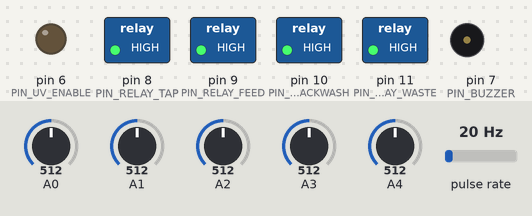
The sketch below on a simulated Arduino Leonardo, built with avr-gcc and run on an emulated ATmega32U4. Parts: switched loads named in the sketch (green lamp = pin HIGH), output pins drawn as LEDs (lit = HIGH), buzzer (waves = sounding, pin HIGH). Wiring (inferred from the names in the program): pulse sensor: data pin 2. The test bench sets the inputs (shaded band); at power-on: A0 = 512, A1 = 512, A2 = 512, A3 = 512, A4 = 512, pulse rate 20 Hz. What the sketch prints to the serial monitor is not drawn.

Above: at 0.05 s.
Timing chart, 0 to 3.0 s (numbered marks = the images above):
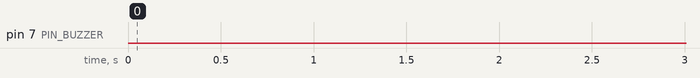

Measured:
- by itself, pin 7 (PIN_BUZZER): LOW → HIGH at 15.5 s, → LOW 0.50 s later, → HIGH 0.50 s later, → LOW 0.50 s later, … (229 changes in this stretch)

The sketch:

ProtoWaveMega.ino
```cpp
#include <avr/wdt.h>
#include <stdio.h>
#include "Actuators.h"
#include "Config.h"
#include "GsmNotifier.h"
#include "Measurements.h"
#include "SafetyPolicy.h"
#include "Sensors.h"

volatile uint32_t gFlowPulseCount = 0;

void flowPulseISR() { ++gFlowPulseCount; }

enum class SystemState : uint8_t {
  STARTUP_LOCKED,
  READY,
  UV_WARMUP,
  DISPENSING,
  FAULT_LOCKED,
  BACKWASH_ISOLATE,
  BACKWASH_REVERSE,
  BACKWASH_SETTLE
};

SensorSuite sensors;
Actuators actuators;
GsmNotifier gsm;
Measurements readings;
SafetyResult safety;

SystemState state = SystemState::STARTUP_LOCKED;
uint32_t stateSinceMs = 0;
uint32_t lastTelemetryMs = 0;
uint32_t lowFlowSinceMs = 0;
uint8_t unsafeSamples = 0;
uint8_t safeSamples = 0;
uint16_t lastFaults = FAULT_NONE;

const __FlashStringHelper* stateName(SystemState value) {
  switch (value) {
    case SystemState::STARTUP_LOCKED: return F("STARTUP_LOCKED");
    case SystemState::READY: return F("READY");
    case SystemState::UV_WARMUP: return F("UV_WARMUP");
    case SystemState::DISPENSING: return F("DISPENSING");
    case SystemState::FAULT_LOCKED: return F("FAULT_LOCKED");
    case SystemState::BACKWASH_ISOLATE: return F("BACKWASH_ISOLATE");
    case SystemState::BACKWASH_REVERSE: return F("BACKWASH_REVERSE");
    case SystemState::BACKWASH_SETTLE: return F("BACKWASH_SETTLE");
  }
  return F("UNKNOWN");
}

void enterState(SystemState next, uint32_t nowMs) {
  state = next;
  stateSinceMs = nowMs;

  switch (state) {
    case SystemState::STARTUP_LOCKED:
    case SystemState::FAULT_LOCKED: actuators.allClosed(); break;
    case SystemState::READY: actuators.serviceReady(); break;
    case SystemState::UV_WARMUP: actuators.uvWarmup(); break;
    case SystemState::DISPENSING: actuators.dispense(); break;
    case SystemState::BACKWASH_ISOLATE: actuators.isolate(); break;
    case SystemState::BACKWASH_REVERSE: actuators.reverseFlush(); break;
    case SystemState::BACKWASH_SETTLE: actuators.isolate(); break;
  }

  Serial.print(F("EVENT,state,"));
  Serial.println(stateName(state));
}

bool demandActive() { return digitalRead(cfg::PIN_DEMAND) == LOW; }
bool manualBackwashRequested() { return digitalRead(cfg::PIN_MANUAL_BACKWASH) == LOW; }

void processSafetySample(uint32_t nowMs) {
  safety = SafetyPolicy::evaluate(readings);

  if (safety.safe()) {
    unsafeSamples = 0;
    if (safeSamples < 255) ++safeSamples;
  } else {
    safeSamples = 0;
    if (unsafeSamples < 255) ++unsafeSamples;
  }

  const bool lockNow = safety.immediateLock
                    || unsafeSamples >= cfg::UNSAFE_SAMPLES_TO_LOCK;
  if (lockNow && state != SystemState::FAULT_LOCKED) {
    enterState(SystemState::FAULT_LOCKED, nowMs);
  }

  if (safety.faults != FAULT_NONE && safety.faults != lastFaults) {
    char message[161];
    snprintf(message, sizeof(message),
             "ProtoWave LOCK faults=0x%04X pH=%.2f turb=%.2fNTU TDS=%.0fppm F=%.2fmg/L V=%.1f",
             safety.faults, readings.ph, readings.turbidityNtu, readings.tdsPpm,
             readings.fluorideMgL, readings.supplyV);
    gsm.queue(message, nowMs);
  }
  lastFaults = safety.faults;

  if (state == SystemState::STARTUP_LOCKED
      && safeSamples >= cfg::SAFE_SAMPLES_TO_RECOVER) {
    enterState(SystemState::READY, nowMs);
  }

  // Recovery is deliberate: values must remain good for six samples and the
  // operator must release the demand control before water can flow again.
  if (state == SystemState::FAULT_LOCKED
      && safeSamples >= cfg::SAFE_SAMPLES_TO_RECOVER && !demandActive()) {
    enterState(SystemState::READY, nowMs);
  }
}

void checkForClogging(uint32_t nowMs) {
  if (state != SystemState::DISPENSING || !demandActive()) {
    lowFlowSinceMs = 0;
    return;
  }

  const float trigger = cfg::CLEAN_SERVICE_FLOW_LPM * cfg::BACKWASH_TRIGGER_FRACTION;
  if (readings.flowLpm < trigger) {
    if (lowFlowSinceMs == 0) lowFlowSinceMs = nowMs;
    if (nowMs - lowFlowSinceMs >= cfg::LOW_FLOW_PERSIST_MS) {
      enterState(SystemState::BACKWASH_ISOLATE, nowMs);
      lowFlowSinceMs = 0;
      gsm.queue("ProtoWave maintenance: low flow persisted; automatic backwash started.", nowMs);
    }
  } else {
    lowFlowSinceMs = 0;
  }
}

void runStateMachine(uint32_t nowMs) {
  if (state == SystemState::READY) {
    if (manualBackwashRequested()) {
      enterState(SystemState::BACKWASH_ISOLATE, nowMs);
    } else if (demandActive() && safety.safe()) {
      enterState(SystemState::UV_WARMUP, nowMs);
    }
  } else if (state == SystemState::UV_WARMUP) {
    if (!demandActive()) {
      enterState(SystemState::READY, nowMs);
    } else if (nowMs - stateSinceMs >= cfg::UV_WARMUP_MS) {
      enterState(SystemState::DISPENSING, nowMs);
    }
  } else if (state == SystemState::DISPENSING) {
    if (!demandActive()) enterState(SystemState::READY, nowMs);
  } else if (state == SystemState::BACKWASH_ISOLATE) {
    if (nowMs - stateSinceMs >= cfg::BACKWASH_ISOLATE_MS) {
      enterState(SystemState::BACKWASH_REVERSE, nowMs);
    }
  } else if (state == SystemState::BACKWASH_REVERSE) {
    if (nowMs - stateSinceMs >= cfg::BACKWASH_REVERSE_MS) {
      enterState(SystemState::BACKWASH_SETTLE, nowMs);
    }
  } else if (state == SystemState::BACKWASH_SETTLE) {
    if (nowMs - stateSinceMs >= cfg::BACKWASH_SETTLE_MS) {
      // A fresh demand action is required; do not auto-open the tap.
      enterState(safety.safe() ? SystemState::READY : SystemState::FAULT_LOCKED, nowMs);
    }
  }

  checkForClogging(nowMs);
  actuators.alarm(state == SystemState::FAULT_LOCKED && ((nowMs / 500UL) & 1U));
}

void printTelemetry(uint32_t nowMs) {
  if (nowMs - lastTelemetryMs < cfg::TELEMETRY_INTERVAL_MS) return;
  lastTelemetryMs = nowMs;

  Serial.print(F("DATA,"));
  Serial.print(nowMs);
  Serial.print(','); Serial.print(stateName(state));
  Serial.print(','); Serial.print(readings.ph, 2);
  Serial.print(','); Serial.print(readings.turbidityNtu, 2);
  Serial.print(','); Serial.print(readings.tdsPpm, 0);
  Serial.print(','); Serial.print(readings.fluorideMgL, 2);
  Serial.print(','); Serial.print(readings.flowLpm, 3);
  Serial.print(','); Serial.print(readings.supplyV, 2);
  Serial.print(F(",0x")); Serial.print(safety.faults, HEX);
  Serial.print(F(",0x")); Serial.println(safety.warnings, HEX);
}

void printStartupNotice() {
  Serial.println(F("ProtoWave Arduino Mega controller"));
  Serial.println(F("CSV: DATA,ms,state,pH,turbidity_NTU,TDS_ppm,fluoride_mgL,flow_Lpm,supply_V,faults,warnings"));
  if (!cfg::PH_CALIBRATION_VALID || !cfg::TDS_CALIBRATION_VALID
      || !cfg::TURBIDITY_CALIBRATION_VALID) {
    Serial.println(F("SAFETY LOCK: complete calibrations in Config.h before dispensing."));
  }
  if (!cfg::FLUORIDE_SENSOR_ENABLED) {
    Serial.println(F("LIMITED MONITORING: fluoride/heavy metals are not directly measured."));
  }
}

void setup() {
  wdt_disable();
  actuators.beginSafe();  // Fail closed before Serial or sensor initialization.
  pinMode(cfg::PIN_DEMAND, INPUT_PULLUP);
  pinMode(cfg::PIN_MANUAL_BACKWASH, INPUT_PULLUP);
  Serial.begin(115200);
  gsm.begin(Serial1, millis());
  sensors.begin(millis());
  attachInterrupt(digitalPinToInterrupt(cfg::PIN_FLOW_PULSE), flowPulseISR, FALLING);
  printStartupNotice();
  stateSinceMs = millis();
  wdt_enable(WDTO_8S);
}

void loop() {
  const uint32_t nowMs = millis();
  if (sensors.update(nowMs, readings)) processSafetySample(nowMs);
  runStateMachine(nowMs);
  gsm.tick(nowMs);
  printTelemetry(nowMs);
  wdt_reset();
}
```

Actuators.h
```cpp
#pragma once

#include <Arduino.h>
#include "Config.h"

class Actuators {
 public:
  void beginSafe() {
    safeOutput(cfg::PIN_RELAY_TAP);
    safeOutput(cfg::PIN_RELAY_FEED);
    safeOutput(cfg::PIN_RELAY_BACKWASH);
    safeOutput(cfg::PIN_RELAY_WASTE);
    pinMode(cfg::PIN_UV_ENABLE, OUTPUT);
    pinMode(cfg::PIN_BUZZER, OUTPUT);
    allClosed();
  }

  void allClosed() {
    tap(false);
    feed(false);
    backwash(false);
    waste(false);
    uv(false);
    buzzer(false);
  }

  void serviceReady() {
    tap(false);
    feed(true);
    backwash(false);
    waste(false);
    uv(false);
  }

  void uvWarmup() {
    tap(false);
    feed(true);
    backwash(false);
    waste(false);
    uv(true);
  }

  void dispense() {
    feed(true);
    backwash(false);
    waste(false);
    uv(true);
    tap(true);
  }

  void isolate() { allClosed(); }

  void reverseFlush() {
    tap(false);
    feed(false);
    backwash(true);
    waste(true);
    uv(false);
  }

  void alarm(bool enabled) { buzzer(enabled); }

 private:
  static void safeOutput(uint8_t pin) {
    digitalWrite(pin, cfg::RELAY_ACTIVE_LOW ? HIGH : LOW);
    pinMode(pin, OUTPUT);
  }

  static void relay(uint8_t pin, bool energized) {
    const bool level = cfg::RELAY_ACTIVE_LOW ? !energized : energized;
    digitalWrite(pin, level ? HIGH : LOW);
  }

  static void tap(bool open) { relay(cfg::PIN_RELAY_TAP, open); }
  static void feed(bool open) { relay(cfg::PIN_RELAY_FEED, open); }
  static void backwash(bool open) { relay(cfg::PIN_RELAY_BACKWASH, open); }
  static void waste(bool open) { relay(cfg::PIN_RELAY_WASTE, open); }
  static void uv(bool enabled) { digitalWrite(cfg::PIN_UV_ENABLE, enabled ? HIGH : LOW); }
  static void buzzer(bool enabled) { digitalWrite(cfg::PIN_BUZZER, enabled ? HIGH : LOW); }
};
```

GsmNotifier.h
```cpp
#pragma once

#include <Arduino.h>
#include <string.h>
#include "Config.h"

class GsmNotifier {
 public:
  void begin(HardwareSerial& modem, uint32_t nowMs) {
    modem_ = &modem;
    modem_->begin(cfg::GSM_BAUD);
    stateSinceMs_ = nowMs;
  }

  bool queue(const char* message, uint32_t nowMs) {
    if (!cfg::GSM_ENABLED || modem_ == nullptr || state_ != State::IDLE
        || nowMs - lastAlertMs_ < cfg::ALERT_COOLDOWN_MS) return false;
    strncpy(message_, message, sizeof(message_) - 1);
    message_[sizeof(message_) - 1] = '\0';
    lastAlertMs_ = nowMs;
    transition(State::SEND_AT, nowMs);
    return true;
  }

  void tick(uint32_t nowMs) {
    if (!cfg::GSM_ENABLED || modem_ == nullptr) return;
    drainResponse();

    switch (state_) {
      case State::IDLE: return;
      case State::SEND_AT:
        sendLine(F("AT"));
        transition(State::WAIT_AT, nowMs);
        break;
      case State::WAIT_AT:
        if (hasToken("OK") || timedOut(nowMs, 2500UL)) transition(State::SEND_TEXT_MODE, nowMs);
        break;
      case State::SEND_TEXT_MODE:
        sendLine(F("AT+CMGF=1"));
        transition(State::WAIT_TEXT_MODE, nowMs);
        break;
      case State::WAIT_TEXT_MODE:
        if (hasToken("OK")) transition(State::SEND_RECIPIENT, nowMs);
        else if (timedOut(nowMs, 3000UL)) finish();
        break;
      case State::SEND_RECIPIENT:
        modem_->print(F("AT+CMGS=\""));
        modem_->print(cfg::ALERT_PHONE);
        modem_->println(F("\""));
        clearResponse();
        transition(State::WAIT_PROMPT, nowMs);
        break;
      case State::WAIT_PROMPT:
        if (hasToken(">")) transition(State::SEND_BODY, nowMs);
        else if (timedOut(nowMs, 5000UL)) finish();
        break;
      case State::SEND_BODY:
        modem_->print(message_);
        modem_->write(26);
        clearResponse();
        transition(State::WAIT_SMS_RESULT, nowMs);
        break;
      case State::WAIT_SMS_RESULT:
        if (hasToken("+CMGS:")) {
          transition(cfg::GSM_VOICE_CALL_ENABLED ? State::DIAL : State::DONE, nowMs);
        } else if (timedOut(nowMs, 15000UL)) {
          finish();
        }
        break;
      case State::DIAL:
        modem_->print(F("ATD"));
        modem_->print(cfg::ALERT_PHONE);
        modem_->println(F(";"));
        transition(State::CALL_ACTIVE, nowMs);
        break;
      case State::CALL_ACTIVE:
        if (nowMs - stateSinceMs_ >= 20000UL) transition(State::HANG_UP, nowMs);
        break;
      case State::HANG_UP:
        sendLine(F("ATH"));
        transition(State::DONE, nowMs);
        break;
      case State::DONE:
        if (nowMs - stateSinceMs_ >= 500UL) finish();
        break;
    }
  }

 private:
  enum class State : uint8_t {
    IDLE, SEND_AT, WAIT_AT, SEND_TEXT_MODE, WAIT_TEXT_MODE, SEND_RECIPIENT,
    WAIT_PROMPT, SEND_BODY, WAIT_SMS_RESULT, DIAL, CALL_ACTIVE, HANG_UP, DONE
  };

  HardwareSerial* modem_ = nullptr;
  State state_ = State::IDLE;
  uint32_t stateSinceMs_ = 0;
  uint32_t lastAlertMs_ = 0 - cfg::ALERT_COOLDOWN_MS;
  char message_[161] = {0};
  char response_[96] = {0};
  uint8_t responseLength_ = 0;

  void drainResponse() {
    while (modem_->available()) {
      const char c = static_cast<char>(modem_->read());
      if (responseLength_ < sizeof(response_) - 1) {
        response_[responseLength_++] = c;
        response_[responseLength_] = '\0';
      }
    }
  }

  bool hasToken(const char* token) const { return strstr(response_, token) != nullptr; }
  bool timedOut(uint32_t nowMs, uint32_t timeoutMs) const {
    return nowMs - stateSinceMs_ >= timeoutMs;
  }

  void clearResponse() {
    responseLength_ = 0;
    response_[0] = '\0';
  }

  void transition(State next, uint32_t nowMs) {
    state_ = next;
    stateSinceMs_ = nowMs;
    clearResponse();
  }

  void finish() {
    state_ = State::IDLE;
    clearResponse();
  }

  void sendLine(const __FlashStringHelper* line) {
    modem_->println(line);
    clearResponse();
  }
};
```

Measurements.h
```cpp
#pragma once

#include <Arduino.h>

struct Measurements {
  uint32_t timestampMs = 0;

  float ph = NAN;
  float tdsPpm = NAN;
  float turbidityNtu = NAN;
  float fluorideMgL = NAN;
  float flowLpm = 0.0F;
  float supplyV = NAN;

  float phVoltage = NAN;
  float tdsVoltage = NAN;
  float turbidityVoltage = NAN;
  float fluorideVoltage = NAN;

  bool phValid = false;
  bool tdsValid = false;
  bool turbidityValid = false;
  bool fluorideValid = false;
  bool supplyValid = false;
};
```

SafetyPolicy.h
```cpp
#pragma once

#include <Arduino.h>
#include <math.h>
#include "Config.h"
#include "Measurements.h"

enum FaultBit : uint16_t {
  FAULT_NONE = 0,
  FAULT_PH_SENSOR = 1U << 0,
  FAULT_TDS_SENSOR = 1U << 1,
  FAULT_TURBIDITY_SENSOR = 1U << 2,
  FAULT_FLUORIDE_SENSOR = 1U << 3,
  FAULT_SUPPLY_SENSOR = 1U << 4,
  FAULT_PH_LIMIT = 1U << 5,
  FAULT_TURBIDITY_LIMIT = 1U << 6,
  FAULT_TDS_INSTRUMENT_LIMIT = 1U << 7,
  FAULT_FLUORIDE_LIMIT = 1U << 8,
  FAULT_LOW_SUPPLY = 1U << 9
};

enum WarningBit : uint16_t {
  WARNING_NONE = 0,
  WARNING_PH_MARGIN = 1U << 0,
  WARNING_TURBIDITY = 1U << 1,
  WARNING_TDS = 1U << 2,
  WARNING_FLUORIDE = 1U << 3,
  WARNING_LOW_SUPPLY = 1U << 4
};

struct SafetyResult {
  uint16_t faults = FAULT_NONE;
  uint16_t warnings = WARNING_NONE;
  bool immediateLock = false;

  bool safe() const { return faults == FAULT_NONE; }
};

class SafetyPolicy {
 public:
  static SafetyResult evaluate(const Measurements& m) {
    SafetyResult result;

    if (!m.phValid) result.faults |= FAULT_PH_SENSOR;
    if (!m.tdsValid) result.faults |= FAULT_TDS_SENSOR;
    if (!m.turbidityValid) result.faults |= FAULT_TURBIDITY_SENSOR;
    if (cfg::FLUORIDE_SENSOR_ENABLED && !m.fluorideValid) {
      result.faults |= FAULT_FLUORIDE_SENSOR;
    }
    if (!m.supplyValid) result.faults |= FAULT_SUPPLY_SENSOR;

    if (m.phValid) {
      if (m.ph < cfg::PH_LOCK_LOW || m.ph > cfg::PH_LOCK_HIGH) {
        result.faults |= FAULT_PH_LIMIT;
      } else if (m.ph < cfg::PH_WARNING_LOW || m.ph > cfg::PH_WARNING_HIGH) {
        result.warnings |= WARNING_PH_MARGIN;
      }
      if (m.ph < cfg::PH_IMMEDIATE_LOW || m.ph > cfg::PH_IMMEDIATE_HIGH) {
        result.immediateLock = true;
      }
    }

    if (m.turbidityValid) {
      if (m.turbidityNtu >= cfg::TURBIDITY_LOCK_NTU) {
        result.faults |= FAULT_TURBIDITY_LIMIT;
      } else if (m.turbidityNtu >= cfg::TURBIDITY_WARNING_NTU) {
        result.warnings |= WARNING_TURBIDITY;
      }
      if (m.turbidityNtu >= cfg::TURBIDITY_IMMEDIATE_NTU) {
        result.immediateLock = true;
      }
    }

    if (m.tdsValid) {
      if (m.tdsPpm >= cfg::TDS_INSTRUMENT_LIMIT_STOP_PPM) {
        result.faults |= FAULT_TDS_INSTRUMENT_LIMIT;
      } else if (m.tdsPpm > cfg::TDS_WARNING_PPM) {
        result.warnings |= WARNING_TDS;
      }
    }

    if (cfg::FLUORIDE_SENSOR_ENABLED && m.fluorideValid) {
      if (m.fluorideMgL >= cfg::FLUORIDE_LOCK_MG_L) {
        result.faults |= FAULT_FLUORIDE_LIMIT;
      } else if (m.fluorideMgL >= cfg::FLUORIDE_WARNING_MG_L) {
        result.warnings |= WARNING_FLUORIDE;
      }
      if (m.fluorideMgL >= cfg::FLUORIDE_IMMEDIATE_MG_L) {
        result.immediateLock = true;
      }
    }

    if (m.supplyValid) {
      if (m.supplyV < cfg::SUPPLY_LOCK_V) {
        result.faults |= FAULT_LOW_SUPPLY;
      } else if (m.supplyV < cfg::SUPPLY_WARNING_V) {
        result.warnings |= WARNING_LOW_SUPPLY;
      }
    }
    return result;
  }
};
```

Source omitted: Sensors.h (4137 bytes), Config.h (5002 bytes)
